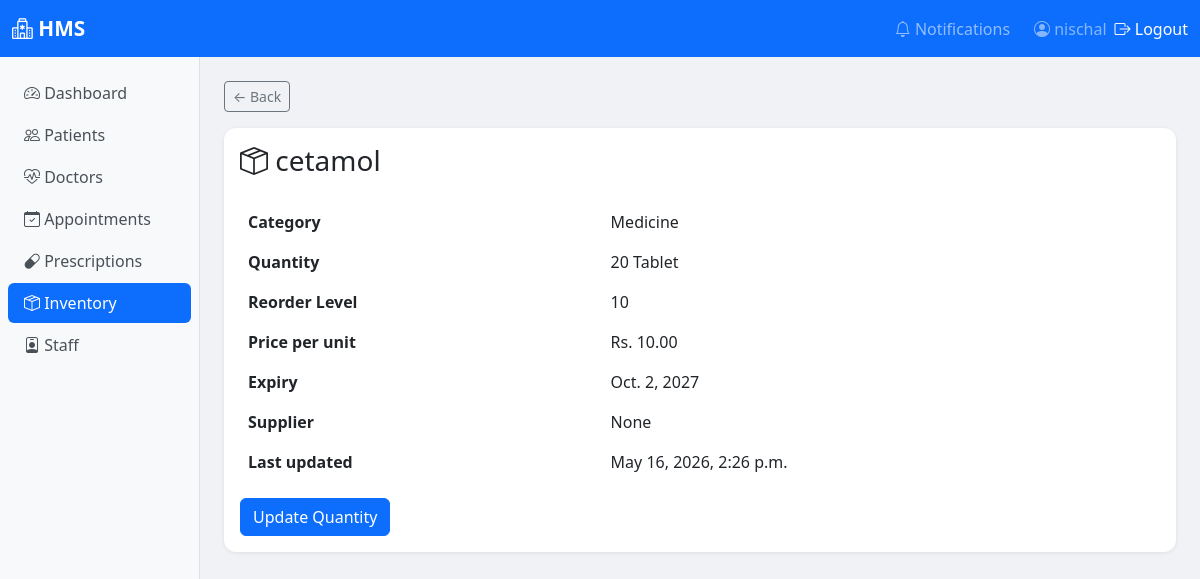
The page /inventory/1/ (signed in) on the database its author committed.
### inventory/models.py (models this page shows, shortened)
class InventoryItem(models.Model):
    CATEGORY_CHOICES = [
        ('medicine',   'Medicine'),
        ('equipment',  'Equipment'),
        ('consumable', 'Consumable'),  # gloves, syringes, bandages
        ('other',      'Other'),
    ]
    UNIT_CHOICES = [
        ('tablet',  'Tablet'),
        ('bottle',  'Bottle'),
        ('box',     'Box'),
        ('piece',   'Piece'),
        ('ml',      'ML'),
        ('kg',      'KG'),
    ]
    name          = models.CharField(max_length=100)
    category      = models.CharField(max_length=20, choices=CATEGORY_CHOICES)
    unit          = models.CharField(max_length=20, choices=UNIT_CHOICES)
    quantity      = models.PositiveIntegerField(default=0)
    reorder_level = models.PositiveIntegerField(default=10)  # alert when below this
    expiry_date   = models.DateField()
    price_per_unit = models.DecimalField(max_digits=10, decimal_places=2)
    supplier      = models.ForeignKey(Supplier, on_delete=models.SET_NULL, null=True, blank=True)
    last_updated  = models.DateTimeField(auto_now=True)
    def is_low_stock(self):
        return self.quantity <= self.reorder_level
    class Meta:
        ordering = ['name']

### inventory/views.py (the view)
# urls.py: path('<int:pk>/', views.item_detail, name='item_detail'),
def item_detail(request, pk):
    item = get_object_or_404(InventoryItem, pk=pk)
    return render(request, 'inventory/item_detail.html', {'item': item})

### inventory/templates/inventory/item_detail.html (shortened to what this page needs)
<!DOCTYPE html>
<html lang="en">
<head>
</head>
<body>{% extends 'base.html' %}
{% block nav_inventory %}active{% endblock %}
{% block content %}
<div class="mb-3">
    <a href="/inventory/" class="btn btn-outline-secondary btn-sm">← Back</a>
</div>
<div class="card">
    <div class="card-body">
        <h3 class="mb-4"><i class="bi bi-box-seam"></i> {{ item.name }}</h3>
        <table class="table table-borderless col-md-6">
            <tr><th>Category</th><td>{{ item.get_category_display }}</td></tr>
            <tr><th>Quantity</th><td>{{ item.quantity }} {{ item.get_unit_display }}</td></tr>
            <tr><th>Reorder Level</th><td>{{ item.reorder_level }}</td></tr>
            <tr><th>Price per unit</th><td>Rs. {{ item.price_per_unit }}</td></tr>
            <tr><th>Expiry</th><td>{{ item.expiry_date|default:"N/A" }}</td></tr>
            <tr><th>Supplier</th><td>{{ item.supplier }}</td></tr>
            <tr><th>Last updated</th><td>{{ item.last_updated }}</td></tr>
        </table>
        <a href="/inventory/{{ item.pk }}/quantity/" class="btn btn-primary">Update Quantity</a>
    </div>
</div>
{% endblock %}

### templates/base.html (shortened to what this page needs)
<!DOCTYPE html>
<html lang="en">
<head>
    <link href="https://cdn.jsdelivr.net/npm/bootstrap@5.3.0/dist/css/bootstrap.min.css" rel="stylesheet">
    <link href="https://cdn.jsdelivr.net/npm/bootstrap-icons@1.10.0/font/bootstrap-icons.css" rel="stylesheet">
</head>
<body>
<nav class="navbar navbar-expand-lg navbar-dark bg-primary">
    <div class="container-fluid">
        <a class="navbar-brand" href="/dashboard/">
            <i class="bi bi-hospital"></i> HMS
        </a>
        <div class="collapse navbar-collapse" id="navbarNav">
            <ul class="navbar-nav ms-auto align-items-center">
                {% if user.is_authenticated %}
                    <li class="nav-item me-2">
                        <a class="nav-link" href="/notifications/">
                            <i class="bi bi-bell"></i> Notifications
                        </a>
                    </li>
                    <li class="nav-item">
                        <span class="nav-link text-white-50">
                            <i class="bi bi-person-circle"></i> {{ user.username }}
                        </span>
                    </li>
                    <li class="nav-item">
                        <form method="post" action="/logout/" class="d-inline">
                            <button type="submit" class="nav-link btn btn-link text-white p-0">
                             <i class="bi bi-box-arrow-right"></i> Logout
                            </button>
                        </form>
                    </li>
                {% else %}
                    <li class="nav-item">
                        <a class="nav-link" href="/login/">Login</a>
                    </li>
                {% endif %}
            </ul>
        </div>
    </div>
</nav>
<div class="container-fluid p-0">
    <div class="row g-0">
        {% if user.is_authenticated %}
        <div class="col-md-2 sidebar py-3 px-2">
            <nav class="nav flex-column">
                <a class="nav-link {% block nav_dashboard %}{% endblock %}" href="/dashboard/">
                    <i class="bi bi-speedometer2"></i> Dashboard
                </a>
                <a class="nav-link {% block nav_patients %}{% endblock %}" href="/patients/">
                    <i class="bi bi-people"></i> Patients
                </a>
                <a class="nav-link {% block nav_doctors %}{% endblock %}" href="/doctors/">
                    <i class="bi bi-heart-pulse"></i> Doctors
                </a>
                <a class="nav-link {% block nav_appointments %}{% endblock %}" href="/appointments/">
                    <i class="bi bi-calendar-check"></i> Appointments
                </a>
                <a class="nav-link {% block nav_prescriptions %}{% endblock %}" href="/prescriptions/">
                    <i class="bi bi-capsule"></i> Prescriptions
                </a>
                <a class="nav-link {% block nav_inventory %}{% endblock %}" href="/inventory/">
                    <i class="bi bi-box-seam"></i> Inventory
                </a>
                <a class="nav-link {% block nav_staff %}{% endblock %}" href="/staff/">
                    <i class="bi bi-person-badge"></i> Staff
                </a>
            </nav>
        </div>
        {% endif %}
        <div class="col-md-{% if user.is_authenticated %}10{% else %}12{% endif %} main-content p-4">
            {% block content %}{% endblock %}
        </div>
    </div>
</div>
</body>
</html>

### templates/base.html (style rules this page uses)
.navbar-brand { font-weight: 700; font-size: 1.3rem; }
.sidebar { min-height: calc(100vh - 56px); background: #f8f9fa; border-right: 1px solid #dee2e6; }
.sidebar .nav-link { color: #495057; border-radius: 6px; margin-bottom: 2px; }
.sidebar .nav-link.active { background: #0d6efd; color: white; }
.sidebar .nav-link i { width: 20px; }
.main-content { background: #f0f2f5; min-height: calc(100vh - 56px); }
.card { border: none; border-radius: 12px; box-shadow: 0 1px 4px rgba(0,0,0,0.08); }

### rows shown on the page
InventoryItem: name "cetamol", category "Medicine", quantity "20", unit "Tablet", reorder_level "10", price_per_unit "10.00", expiry_date "Oct. 2, 2027", supplier "None", last_updated "May 16, 2026, 2:26 p.m."

### other values the page prints
{{ user.username }} "nischal"
